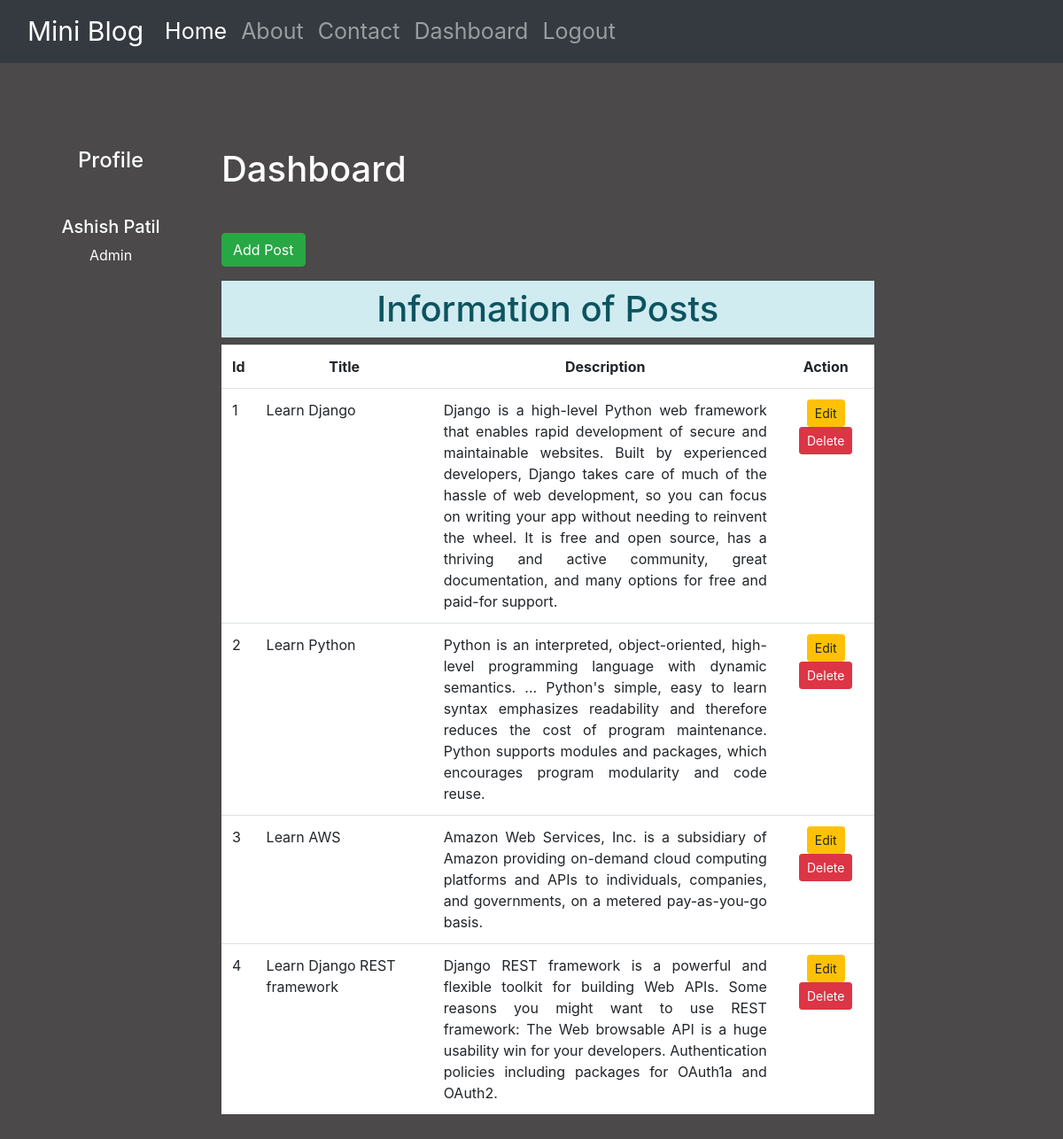
The page /dashboard/ (signed in) on the database its author committed.
### Blog/models.py (models this page shows)
class Post(models.Model):
    title = models.CharField(max_length=150)
    description = models.TextField()

### Blog/views.py (the view)
# urls.py: path('dashboard/', views.Dashboard, name="Dashboard"),
def Dashboard(request):
    if not request.user.is_authenticated:
        messages.info(request, "The Page You Are Trying To Visit is Login Protected. ")
        return HttpResponseRedirect('/login/')
    posts = Post.objects.all()
    user = request.user
    full_name = user.get_full_name()
    gps = user.groups.all()
    return render(request, "Blog/dashboard.html", {'posts' : posts, 'full_name' : full_name, 'groups' : gps})

### Blog/templates/Blog/dashboard.html (shortened to what this page needs)
{% extends 'Blog/home.html' %}
{% load static %}
{% block side %}
<div class="col-sm-2 text-white my-5 text-center">
    <h4 class="my-5">Profile</h4>
    <h5>{{ full_name }}</h5>
    {% for group in groups %}
    <p>{{ group.name }}</p>
    {% endfor %}
</div>
{% endblock side %}
{% block content %}
<div class="col-sm-10">
    <h1 class="text-white my-5">Dashboard</h1>
    <a class="btn btn-success" href="{% url 'AddPost' %}">Add Post</a>
    {% if posts %}
    <h1 class="text-center alert-info mt-3 p-2">Information of Posts</h1>
    <table class="table table-hover bg-white">
        <tr class="text-center">
            <th scope="col" style="width: 2%;">Id</th>
            <th scope="col" style="width: 28%;">Title</th>
            <th scope="col" style="width: 55%;">Description</th>
            <th scope="col" style="width: 15%;">Action</th>
        </tr>
        {% for post in posts %}
        <tr>
            <td>{{ forloop.counter }}</td>
            <td>{{ post.title }}</td>
            <td style="text-align: justify;">{{ post.description }}</td>
            <td class="text-center">
                <a href="{% url 'UpdatePost' post.id %}" class="btn btn-warning btn-sm">Edit</a>
                {% if perms.Blog.delete_post %}
                <form action="{% url 'DeletePost' post.id %}" method="POST" class="d-inline">
                    <input type="submit" class="btn btn-danger btn-sm delete" value="Delete">
                </form>
                {% endif %}
            </td>
        </tr>
        {% endfor %}
    </table>
    {% endif %}
</div>
{% endblock content %}

### Blog/static/Blog/Css/style.css (style rules this page uses)
body { background-color: rgb(75, 73, 73); color: antiquewhite; }

### rows shown on the page
Post: title "Learn Django", description "Django is a high-level Python web framework that enables rapid development of secure and maintainable websites. Built by experienced developers, Django takes care of much of the hassle of web development, so you can focus on writing your app without needing to reinvent the wheel. It is free and open source, has a thriving and active community, great documentation, and many options for free and paid-for support."
Post: title "Learn Python", description "Python is an interpreted, object-oriented, high-level programming language with dynamic semantics. ... Python's simple, easy to learn syntax emphasizes readability and therefore reduces the cost of program maintenance. Python supports modules and packages, which encourages program modularity and code reuse."
Post: title "Learn AWS", description "Amazon Web Services, Inc. is a subsidiary of Amazon providing on-demand cloud computing platforms and APIs to individuals, companies, and governments, on a metered pay-as-you-go basis."
Post: title "Learn Django REST framework", description "Django REST framework is a powerful and flexible toolkit for building Web APIs. Some reasons you might want to use REST framework: The Web browsable API is a huge usability win for your developers. Authentication policies including packages for OAuth1a and OAuth2."

### other values the page prints
{{ full_name }} "Ashish Patil"
{{ group.name }} "Admin"
